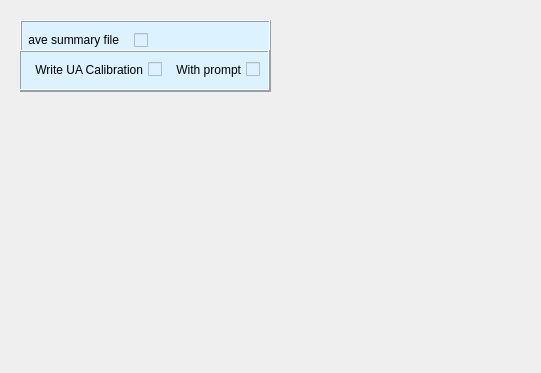
<?xml version="1.0" encoding="UTF-8"?>
<ui version="4.0">
 <class>configure_results_saving</class>
 <widget class="QWidget" name="configure_results_saving">
  <property name="geometry">
   <rect>
    <x>0</x>
    <y>0</y>
    <width>541</width>
    <height>373</height>
   </rect>
  </property>
  <property name="windowTitle">
   <string>Form</string>
  </property>
  <widget class="QFrame" name="config_res_sav_frame">
   <property name="geometry">
    <rect>
     <x>20</x>
     <y>20</y>
     <width>251</width>
     <height>72</height>
    </rect>
   </property>
   <property name="styleSheet">
    <string notr="true">background:rgb(220, 242, 255)</string>
   </property>
   <property name="frameShape">
    <enum>QFrame::Box</enum>
   </property>
   <property name="frameShadow">
    <enum>QFrame::Raised</enum>
   </property>
   <widget class="QFrame" name="write_ua_subframe">
    <property name="geometry">
     <rect>
      <x>-1</x>
      <y>30</y>
      <width>251</width>
      <height>41</height>
     </rect>
    </property>
    <property name="frameShape">
     <enum>QFrame::Box</enum>
    </property>
    <property name="frameShadow">
     <enum>QFrame::Raised</enum>
    </property>
    <widget class="QWidget" name="">
     <property name="geometry">
      <rect>
       <x>10</x>
       <y>10</y>
       <width>231</width>
       <height>19</height>
      </rect>
     </property>
     <layout class="QHBoxLayout" name="horz_lyout_write_ua">
      <item>
       <widget class="QCheckBox" name="write_ua_calibration_checkbox">
        <property name="layoutDirection">
         <enum>Qt::RightToLeft</enum>
        </property>
        <property name="text">
         <string>Write UA Calibration</string>
        </property>
       </widget>
      </item>
      <item>
       <widget class="QCheckBox" name="with_prompt_checkbox">
        <property name="layoutDirection">
         <enum>Qt::RightToLeft</enum>
        </property>
        <property name="text">
         <string>With prompt</string>
        </property>
       </widget>
      </item>
     </layout>
    </widget>
   </widget>
   <widget class="QCheckBox" name="sav_sum_file_chkbx">
    <property name="geometry">
     <rect>
      <x>7</x>
      <y>10</y>
      <width>121</width>
      <height>20</height>
     </rect>
    </property>
    <property name="layoutDirection">
     <enum>Qt::RightToLeft</enum>
    </property>
    <property name="text">
     <string>Save summary file   </string>
    </property>
   </widget>
  </widget>
 </widget>
 <resources/>
 <connections/>
</ui>
